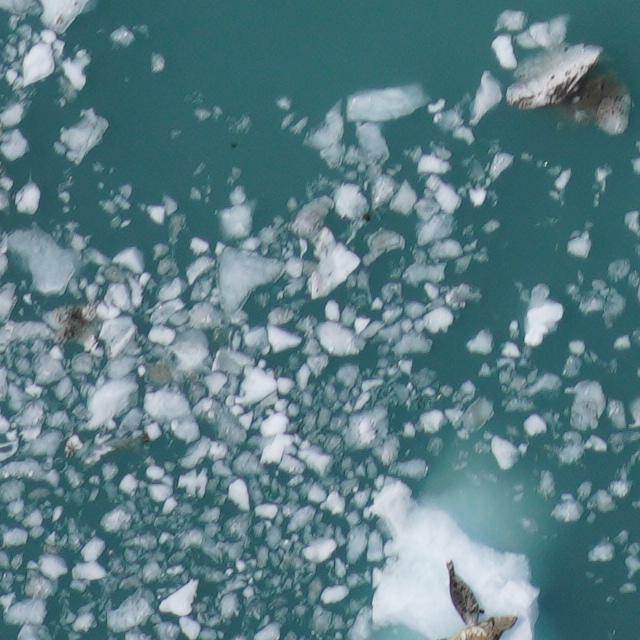
#> input picture Crops/Crops_Source/Ice_Set_Bass_Clean/JHI_FullSurvey_75m_survey2_Flight_02_00414_3200_1920.jpg, 640 x 640 px
$ python -i Draw_LOG.py   (imports and definitions only)
#> lines starting #> are read from the running program, lines starting #| are printed output that depends on the picture
import os
import shutil
from PIL import Image, ImageDraw, ExifTags
import time

# Function to create the LogVerification folder if it doesn't exist
def setup_log_verification_folder(log_verification_directory):
    if not os.path.exists(log_verification_directory):
        os.makedirs(log_verification_directory)

# Function to copy a single image from source to the LogVerification folder
# [9 lines left out: function copy_image, not called in this run]

# Function to correct image orientation
def correct_orientation(image):
    try:
        for orientation in ExifTags.TAGS.keys():
            if ExifTags.TAGS[orientation] == 'Orientation':
                break
        exif = image._getexif()
        if exif is not None:
            orientation = exif.get(orientation)
            if orientation == 3:
                image = image.rotate(180, expand=True)
            elif orientation == 6:
                image = image.rotate(270, expand=True)
            elif orientation == 8:
                image = image.rotate(90, expand=True)
    except (AttributeError, KeyError, IndexError):
        pass  # Image doesn't have EXIF orientation info
    return image

# Function to draw rectangles on an image
# [53 lines left out: functions draw_rectangles, process_log, run_draw_log, not called in this run]

# If called directly, execute the main function
# [4 lines not run here, left out]

>>> import cv2
>>> picture = cv2.imread('../Crops/Crops_Source/Ice_Set_Bass_Clean/JHI_FullSurvey_75m_survey2_Flight_02_00414_3200_1920.jpg', cv2.IMREAD_GRAYSCALE)
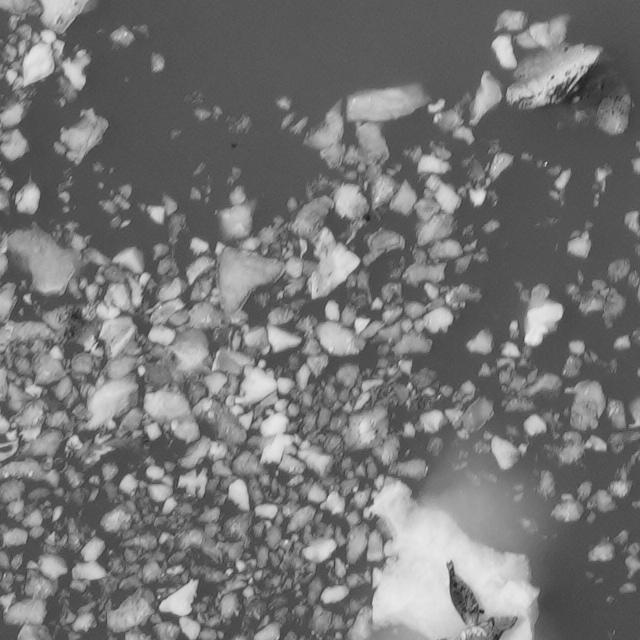
#> picture: shape (640, 640); min 28, max 234, mean 117.1
>>> result = correct_orientation(picture)

$ run again, on Crops/Crops_Source/Ice_Set_Bass_Clean/JHI_FullSurvey_75m_survey2_Flight_02_00432_1920_0.jpg
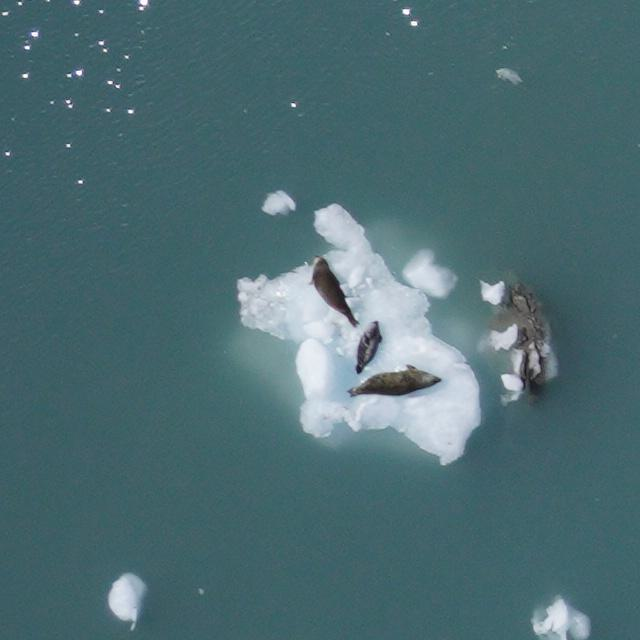
#> input picture Crops/Crops_Source/Ice_Set_Bass_Clean/JHI_FullSurvey_75m_survey2_Flight_02_00432_1920_0.jpg, 640 x 640 px
#> `picture = cv2.imread('../Crops/Crops_Source/Ice_Set_Bass_Clean/JHI_Ful..`:
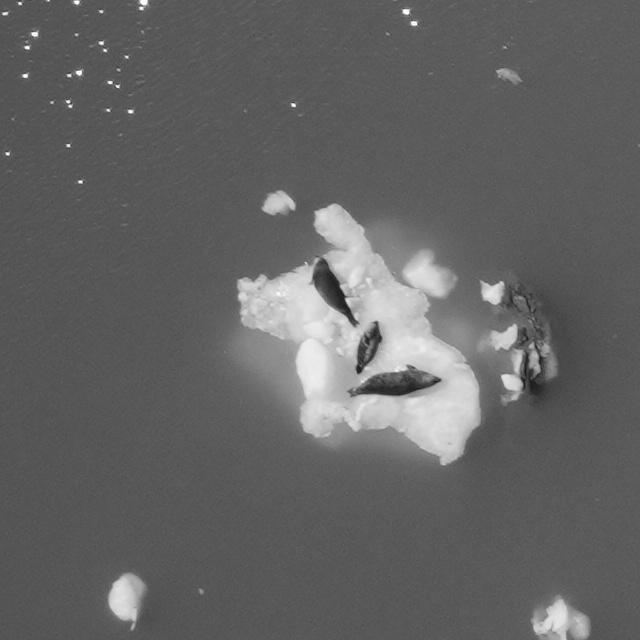
#> picture: shape (640, 640); min 19, max 255, mean 99.8

$ run again, on Crops/Crops_Source/Ice_Set_Bass_Clean/JHI_FullSurvey_75m_survey2_Flight_02_00441_0_640.jpg
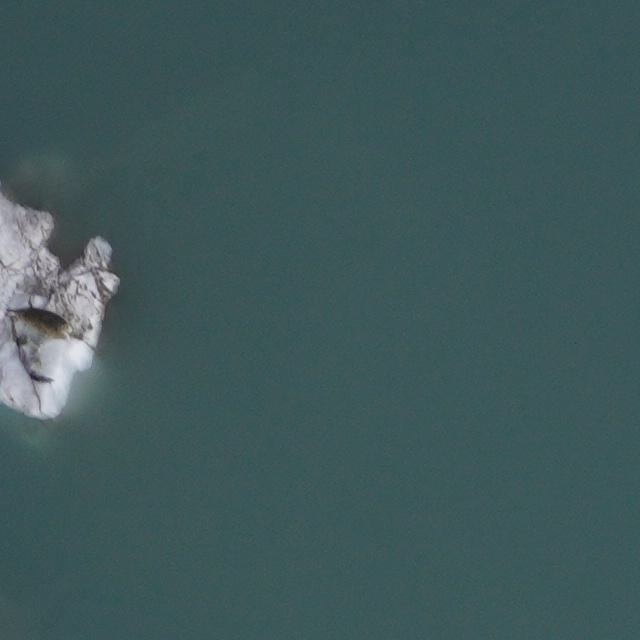
#> input picture Crops/Crops_Source/Ice_Set_Bass_Clean/JHI_FullSurvey_75m_survey2_Flight_02_00441_0_640.jpg, 640 x 640 px
#> `picture = cv2.imread('../Crops/Crops_Source/Ice_Set_Bass_Clean/JHI_Ful..`:
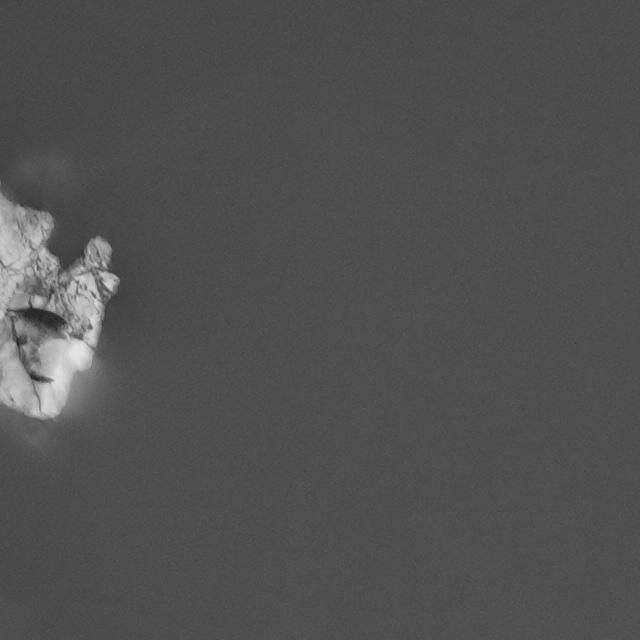
#> picture: shape (640, 640); min 35, max 229, mean 81.3

$ run again, on Crops/Crops_Source/Ice_Set_Bass_Clean/JHI_FullSurvey_75m_survey2_Flight_02_00453_0_640.jpg
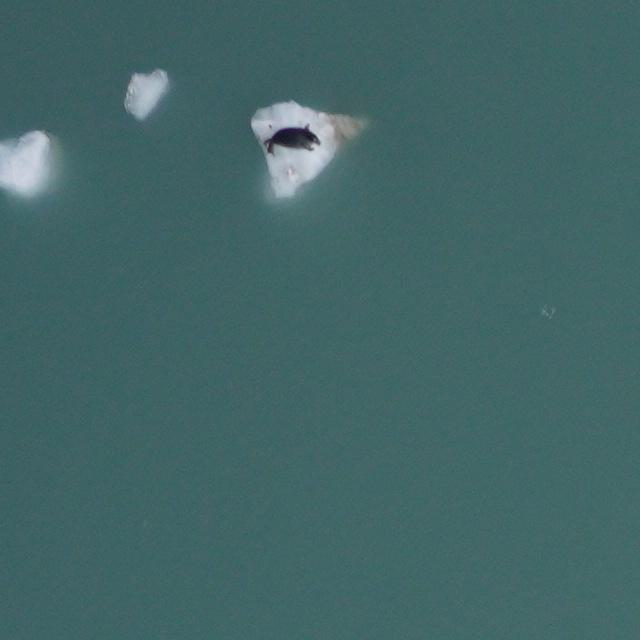
#> input picture Crops/Crops_Source/Ice_Set_Bass_Clean/JHI_FullSurvey_75m_survey2_Flight_02_00453_0_640.jpg, 640 x 640 px
#> `picture = cv2.imread('../Crops/Crops_Source/Ice_Set_Bass_Clean/JHI_Ful..`:
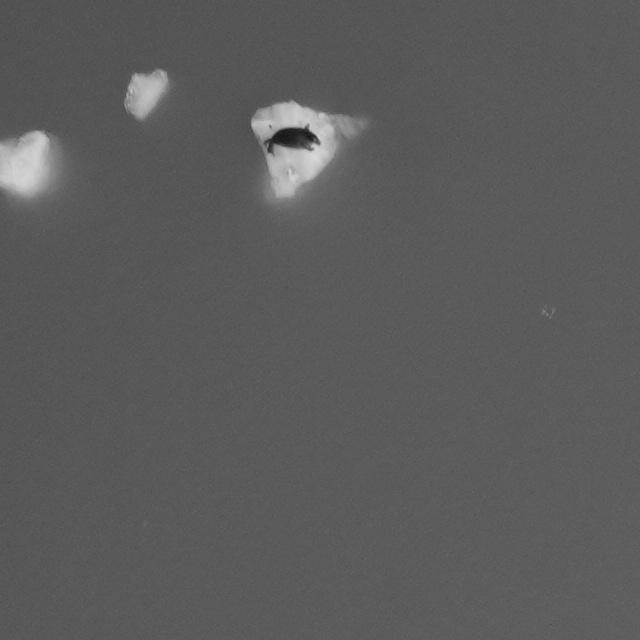
#> picture: shape (640, 640); min 21, max 217, mean 91.4
